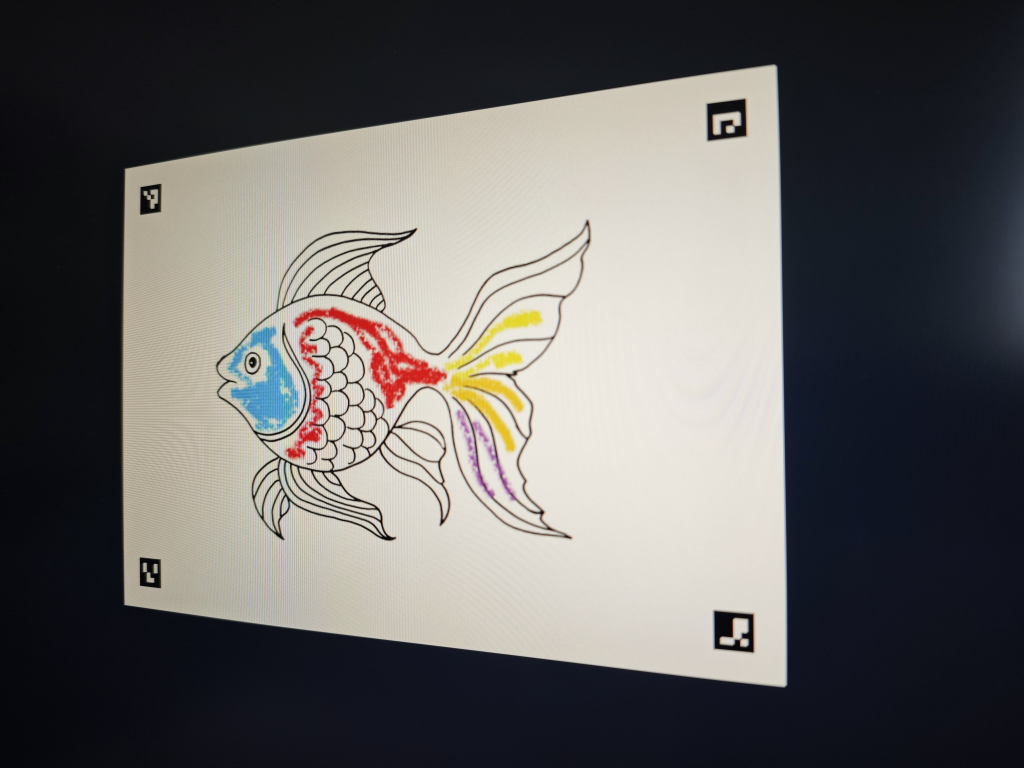
#> input picture preprocessing/input/img01_photo.jpg, 4096 x 3072 px (shown at 1/4 size)
$ jupyter execute --allow-errors align.ipynb   (shell and % lines are left out)
#> lines starting #> are read from the running program, lines starting #| are printed output that depends on the picture
### preprocessing/utils.py
import io
import cv2
import numpy as np
from pathlib import Path
from lxml import etree
from PIL import Image as PILImage

ARUCO_DICT = cv2.aruco.DICT_4X4_50


# ---------------------------------------------------------------------------
#  SVG → PNG
# ---------------------------------------------------------------------------

# [65 lines left out: function render_svg, not called in this run]


MARKER_IDS = [0, 1, 2, 3]  # TL, TR, BR, BL


# ---------------------------------------------------------------------------
#  Template geometry (pure math, no I/O)
# ---------------------------------------------------------------------------

def template_meta(canvas_size=(1240, 1754), marker_px=80, margin=60, content_pad=10):
    """Compute template geometry from parameters.

    Returns dict with marker_centers, drawing_bbox, canvas_size.
    Same structure used by detect_and_align / extract_colored.
    """
    canvas_h, canvas_w = canvas_size
    inner = margin + marker_px + content_pad
    drawing_bbox = [inner, inner, canvas_w - 2 * inner, canvas_h - 2 * inner]

    positions = [
        (margin, margin),
        (canvas_w - margin - marker_px, margin),
        (canvas_w - margin - marker_px, canvas_h - margin - marker_px),
        (margin, canvas_h - margin - marker_px),
    ]
    marker_centers = [
        [px + marker_px / 2, py + marker_px / 2] for px, py in positions
    ]

    return {
        "marker_centers": marker_centers,
        "drawing_bbox": drawing_bbox,
        "canvas_size": [canvas_h, canvas_w],
    }


# ---------------------------------------------------------------------------
#  Decorative helpers
# ---------------------------------------------------------------------------

# [197 lines left out: functions _draw_hatching, generate_template, image_rect_from_svg, overlay_character, not called in this run]


# ---------------------------------------------------------------------------
#  3. Alignment pipeline
# ---------------------------------------------------------------------------

def detect_and_align(img_path, meta=None):
    """Detect ArUco markers on photo, warp back to template coordinates.

    If meta is None, uses default template_meta().
    """
    if meta is None:
        meta = template_meta()

    img = cv2.imread(str(img_path))
    if img is None:
        raise FileNotFoundError(f"Cannot read: {img_path}")

    aruco_dict = cv2.aruco.getPredefinedDictionary(ARUCO_DICT)
    detector = cv2.aruco.ArucoDetector(aruco_dict)
    corners, ids, _ = detector.detectMarkers(img)

    if ids is None or len(ids) < 4:
        found = 0 if ids is None else len(ids)
        raise ValueError(f"Expected 4 markers, found {found}")

    detected = {}
    for i, mid in enumerate(ids.flatten()):
        detected[int(mid)] = corners[i][0].mean(axis=0)

    src_pts = np.array(
        [detected[mid] for mid in MARKER_IDS], dtype=np.float32
    )
    dst_pts = np.array(meta["marker_centers"], dtype=np.float32)

    canvas_h, canvas_w = meta["canvas_size"]
    M = cv2.getPerspectiveTransform(src_pts, dst_pts)
    aligned = cv2.warpPerspective(
        img, M, (canvas_w, canvas_h), borderValue=(255, 255, 255)
    )

    return {"aligned": aligned, "matrix": M, "detected_centers": src_pts}


def alignment_error(aligned_img, meta=None, marker_px=80, margin=60):
    """Re-detect marker corners on aligned image, compare to expected.

    Returns mean corner error in pixels.
    Guideline: <1px excellent, 1-3px good, >3px consider retaking.
    """
    if meta is None:
        meta = template_meta()

    aruco_dict = cv2.aruco.getPredefinedDictionary(ARUCO_DICT)
    detector = cv2.aruco.ArucoDetector(aruco_dict)
    corners, ids, _ = detector.detectMarkers(aligned_img)

    if ids is None:
        return float("inf"), []

    canvas_h, canvas_w = meta["canvas_size"]
    positions = [
        (margin, margin),
        (canvas_w - margin - marker_px, margin),
        (canvas_w - margin - marker_px, canvas_h - margin - marker_px),
        (margin, canvas_h - margin - marker_px),
    ]

    expected_corners = {}
    for mid, (px, py) in zip(MARKER_IDS, positions):
        expected_corners[mid] = np.array([
            [px, py], [px + marker_px, py],
            [px + marker_px, py + marker_px], [px, py + marker_px],
        ], dtype=np.float32)

    errors = []
    for i, mid in enumerate(ids.flatten()):
        mid = int(mid)
        if mid in expected_corners:
            for d, e in zip(corners[i][0], expected_corners[mid]):
                errors.append(float(np.linalg.norm(d - e)))

    mean_err = np.mean(errors) if errors else float("inf")
    return mean_err, errors


# [632 lines left out: functions extract_colored, correct_photo, _svg_parse_paths, transfer_color, _load_display_base, markup_skeleton and 12 more, not called in this run]


# ---------------------------------------------------------------------------
#  Превью движения по сцене
# ---------------------------------------------------------------------------

DEFAULT_MOTION = {
    "facing": 180,
    "direction": 180,
    "flip": False,
    "swim_duration": 8,
    "bob_range": [40, 55],
    "tilt": 8,
    "tilt_duration": 3,
}


# [102 lines left out: function preview_motion, not called in this run]

### preprocessing/align.ipynb
# Выравнивание фото по шаблону

[cell 1]

import cv2
import matplotlib.pyplot as plt
from pathlib import Path
from utils import detect_and_align, alignment_error, template_meta

# те же параметры что в prepare_template.ipynb
CANVAS_SIZE = (1240, 1754)
MARKER_PX = 80
MARGIN = 60
CONTENT_PAD = 10

META = template_meta(CANVAS_SIZE, MARKER_PX, MARGIN, CONTENT_PAD)
OUTPUT_DIR = "output"

[cell 2]
def show_alignment(photo_path, save=True):
    """Выровнять фото и показать результат."""
    photo = cv2.imread(photo_path)
    res = detect_and_align(photo_path, META)
    err, _ = alignment_error(res["aligned"], META, MARKER_PX, MARGIN)

    fig, axes = plt.subplots(1, 2, figsize=(14, 6))
    axes[0].imshow(cv2.cvtColor(photo, cv2.COLOR_BGR2RGB))
    axes[0].set_title(Path(photo_path).stem)
    axes[1].imshow(cv2.cvtColor(res["aligned"], cv2.COLOR_BGR2RGB))
    axes[1].set_title(f"Выровненное — ошибка {err:.1f} px")
    for ax in axes:
        ax.axis("off")
    plt.tight_layout()
    plt.show()

    if save:
        out = f"{OUTPUT_DIR}/{Path(photo_path).stem}_aligned.jpg"
        cv2.imwrite(out, res["aligned"])
        print(f"Сохранено: {out}")

[cell 3]
show_alignment("input/img01_photo.jpg")
#> in show_alignment, photo is the input picture: shape (3072, 4096, 3); mean B, G, R 98.7, 99.6, 101.2
#> in detect_and_align, `corners, ids, _ = detector.detectMarkers(img)`: corners = ([[2854, 2444], [3013, 2452], [3013, 2611], [2854, 2593]], [[2826, 416], [2979, 394], [2985, 546], [2828, 563]], [[560, 2229], [644, 2237], [644, 2352], [559, 2342]], [[561, 748], [645, 735], [645, 848], [559, 858]]); ids = [2, 1, 3, 0]
#> the loop in detect_and_align, `for i, mid in enumerate(ids.flatten()):` made 4 passes
#> mid on passes 1 to 4: 2, 1, 3, 0
#> after the loop in detect_and_align, `for i, mid in enumerate(ids.flatten()):`: detected = {2: [2933.5, 2525], 1: [2904.5, 479.8], 3: [601.8, 2290], 0: [602.5, 797.2]}
#> in detect_and_align, `src_pts = np.array( [detected[mid] for mid in MARKER_IDS], dtype=np.fl..`: src_pts = [[602.5, 797.2], [2904.5, 479.8], [2933.5, 2525], [601.8, 2290]]
#> in detect_and_align, `M = cv2.getPerspectiveTransform(src_pts, dst_pts)`: M = [[1.05, 0.00123, -520.1], [0.126, 0.784, -589.6], [0.000179, 7.18e-06, 1]]
#> in detect_and_align, `aligned = cv2.warpPerspective( img, M, (canvas_w, canvas_h), borderVal..`:
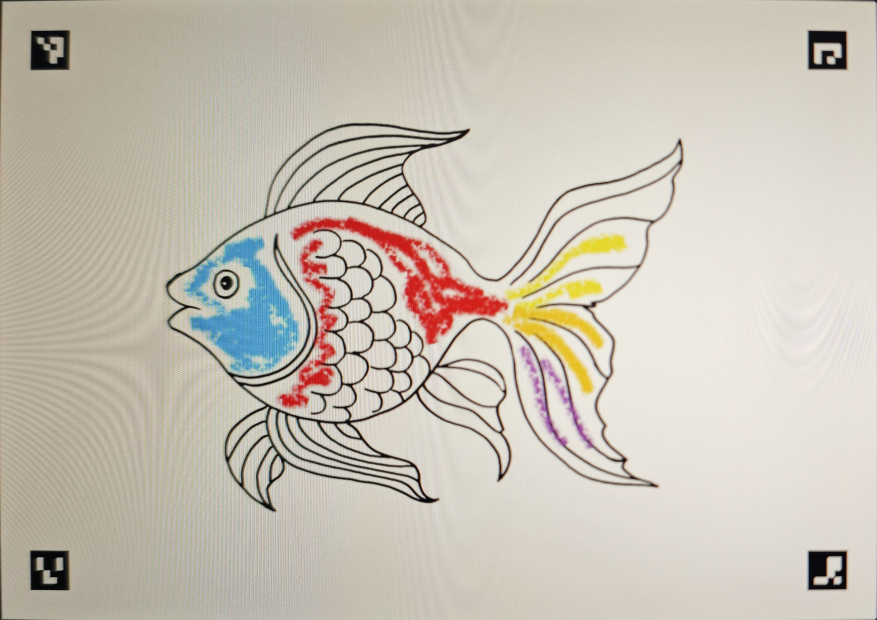
#> aligned: shape (1240, 1754, 3) (shown at 1/2 size); mean B, G, R 180.9, 193.3, 200.1
#> in show_alignment, `res = detect_and_align(photo_path, META)`: res = 3 items
#> in alignment_error, `corners, ids, _ = detector.detectMarkers(aligned_img)`: corners = ([[62, 61], [140, 62], [139, 139], [61, 139]], [[61, 1101], [138, 1101], [139, 1179], [61, 1179]], [[1616, 1103], [1693, 1101], [1693, 1177], [1615, 1179]], [[1616, 61], [1692, 63], [1692, 139], [1616, 138]]); ids = [0, 3, 2, 1]
#> the loop in alignment_error, `for i, mid in enumerate(ids.flatten()):` made 4 passes
#> after the loop in alignment_error, `for i, mid in enumerate(ids.flatten()):`: errors = [2.24, 2, 1.41, 1.41, 1.41, 2.24, 1.41, 1.41, 3.61, 1.41, 3.16, 1.41, 2.24, 3.61, 2.24, 2.83]
#> in alignment_error, `mean_err = np.mean(errors) if errors else float("inf")`: mean_err = 2.13
#> in show_alignment, `plt.show()`:
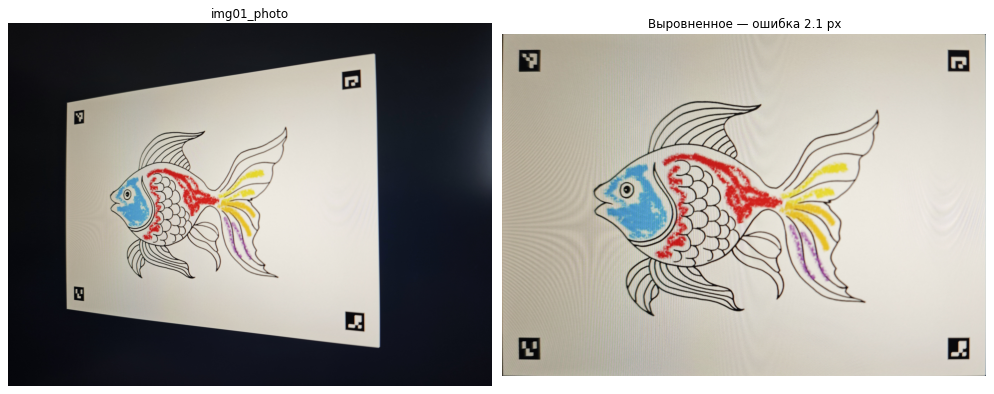
#> figure drawn by matplotlib, 2 panels
#> (the rest of this cell did not finish here and is left out)

show_alignment("input/img03_photo.jpg")
show_alignment("input/img03_photo_bad.jpg")
show_alignment("input/img04_photo.jpg")
show_alignment("input/img04_photo_bad.jpg")
